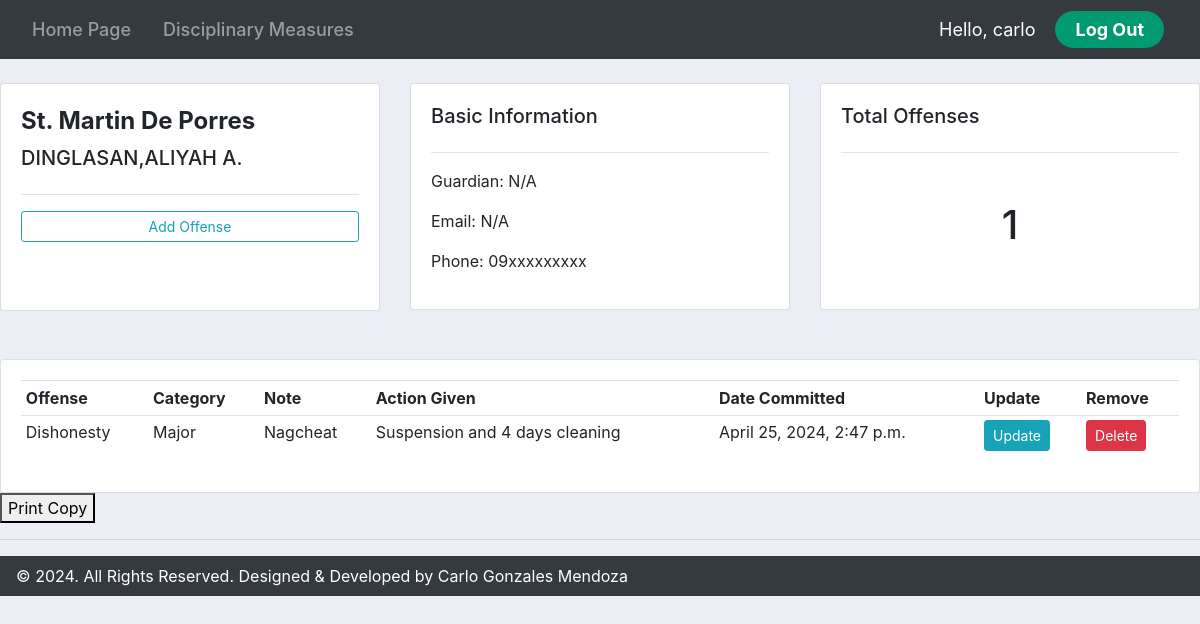
Page /martinprofile/16/ (signed in) on the committed database.
### accounts/models.py (models this page shows, shortened)
class MartinStudent(models.Model):
    name = models.CharField(max_length=200, null=True)
    phone = models.CharField(max_length=200, null=True)
    email = models.CharField(max_length=200, null=True)
    guardian = models.CharField(max_length=200, null=True)
    date_created = models.DateTimeField(auto_now_add=True, null=True)

class MartinOffense(models.Model):
    CATEGORY = (
        ('Minor', 'Minor'),
        ('Major', 'Major'),
    )
    name = models.ForeignKey(MartinStudent, null=True, on_delete=models.SET_NULL)
    offense =  models.ForeignKey(Product, null=True, on_delete=models.SET_NULL)
    date_created = models.DateTimeField(auto_now_add=True, null=True)
    category = models.CharField(max_length=200, null=True, choices=CATEGORY)
    note = models.CharField(max_length=1000, null=True)
    action_given = models.CharField(max_length=1000, null=True)

class Product(models.Model):
    CATEGORY = (
        ('Minor', 'Minor'),
        ('Major', 'Major'),
    )
    name = models.CharField(max_length=200, null=True)
    category = models.CharField(max_length=200, null=True, choices=CATEGORY)
    date_created = models.DateTimeField(auto_now_add=True, null=True)
    def __str__(self):
        return self.name

### accounts/views.py (the view)
# urls.py: path('martinprofile/<str:pk_test>/', views.martinprofile, name='martinprofile'),
@login_required(login_url='login')
def martinprofile(request, pk_test):
    martinstudents = MartinStudent.objects.get(id=pk_test)
    martinoffenses = martinstudents.martinoffense_set.all()
    offense_count = martinoffenses.count()
    context = {'students': martinstudents, 'offenses': martinoffenses, "offense_count": offense_count,}
    return render(request, 'accounts/martinprofile.html', context)

### accounts/templates/accounts/martinprofile.html (shortened to what this page needs)
{% extends 'accounts/main.html' %}
{% block content %}
<br>
<div class="row">
    <div class="col-md">
        <div class="card card-body">
            <h5 style="font-size: 24px; font-weight: 700; line-height: 34px;">St. Martin De Porres</h5>
            <h5>{{students.name}}</h5>
            <hr>
            <a class="btn btn-outline-info  btn-sm btn-block" href="{% url 'martincreate_offense' students.id %}">Add Offense</a>
            <br><br>
        </div>
    </div>
    <div class="col-md">
        <div class="card card-body">
            <h5>Basic Information</h5>
            <hr>
            <p style="padding: 0.01px">Guardian: {{students.guardian}}</p>
            <p style="padding: 0.01px">Email: {{students.email}}</p>
            <p style="padding: 0.01px">Phone: {{students.phone}}</p>
        </div>
    </div>
    <div class="col-md">
        <div class="card card-body">
            <h5>Total Offenses</h5>
            <hr>
            <h1 style="text-align: center;padding: 32px">{{offense_count}}</h1>
        </div>
    </div>
</div>
<br>
<br>
<div class="row">
    <div class="col-md">
        <div class="card card-body">
            <table class="table table-sm">
                <tr>
                    <th>Offense</th>
                    <th>Category</th>
                    <th>Note</th>
                    <th>Action Given</th>
                    <th>Date Committed</th>
                    <th>Update</th>
                    <th>Remove</th>
                </tr>
                {% for offense in offenses %}
                <tr>
                    <td>{{offense.offense}}</td>
                    <td>{{offense.category}}</td>
                    <td>{{offense.note}}</td>
                    <td>{{offense.action_given}}</td>
                    <td>{{offense.date_created}}</td>
                    <td><a class="btn btn-sm btn-info" href="{% url 'martinupdate_offense' offense.id %}">Update</a></td>
                    <td><a class="btn btn-sm btn-danger" href="{% url 'martindelete_offense' offense.id %}">Delete</a></td>
                </tr>
                {% endfor %}
            </table>
        </div>
    </div>
</div>
<button onclick="window.print()">Print Copy</button>
{% endblock %}

### accounts/templates/accounts/navbar.html (shortened to what this page needs)
{% load static %}
<nav class="navbar navbar-expand-lg navbar-dark bg-dark">
    <div class="collapse navbar-collapse" id="navbarNav">
      <ul class="navbar-nav justify-content-center flex-grow-1 pe-3">
        <li class="nav-item">
          <a class="nav-link mx-lg-2" href="{% url 'homepage' %}">Home Page</a>
        </li>
        <li class="nav-item">
          <a class="nav-link mx-lg-2" href="{% url 'products' %}">Disciplinary Measures</a>
        </li>
      </ul>
    </div>
    <span class="hello-msg">Hello, {{request.user}}</span>
    <span ><a class="hello-log" href="{% url 'logout' %}">Log Out</a></span>
  </nav>

### static/css/main.css (style rules this page uses)
body { background-color: #ebeff5; }

### accounts/templates/accounts/navbar.html (style rules this page uses)
.hello-msg { font-size: 18px; color: #fff; margin-right: 20px; }
.hello-log { margin-right: 20px; background-color: #009970; color: #fff; font-size: 18px; padding: 8px 20px; border-radius: 50px; text-decoration: none; transition: 0.3s; font-weight: 700; }
.nav-link { font-size: 18px; color: #ffffff; font-weight: 500; position: relative; }
.nav-link::before { content: ""; position: absolute; bottom: 0; left: 50%; transform: translateX(-50%); width: 0%; height: 2px; background-color: #009970; visibility: hidden; transition: 0.3s ease-in-out; }

### rows in the picture
MartinStudent: name "DINGLASAN,ALIYAH A.", guardian "N/A", email "N/A", phone "09xxxxxxxxx"
MartinOffense: offense "Dishonesty", category "Major", note "Nagcheat", action_given "Suspension and 4 days cleaning", date_created "April 25, 2024, 2:47 p.m."

### other values in the picture
{{ request.user }} "carlo"
{{ offense_count }} "1"
